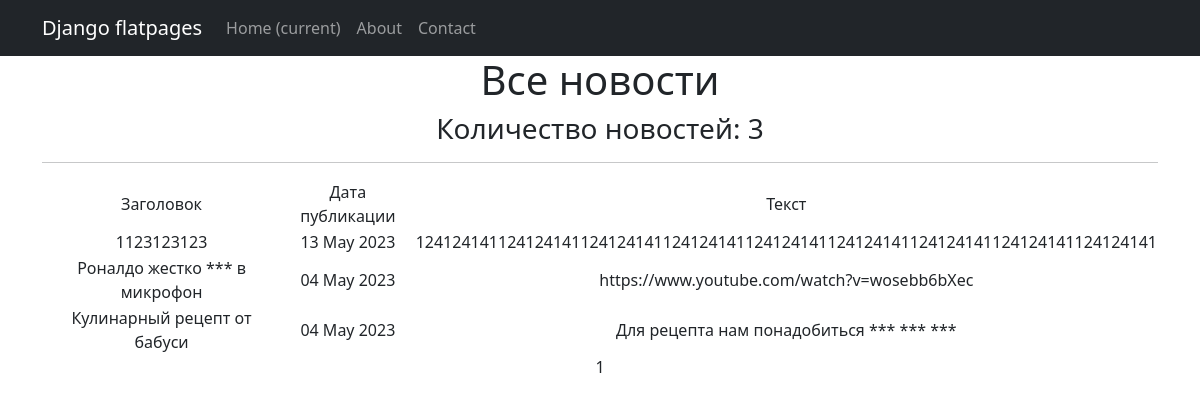
The page / on the database its author committed.
### portal/models.py (models this page shows, shortened)
class Post(models.Model):
    author = models.ForeignKey(User, on_delete=models.CASCADE)
    type = models.BooleanField(default=False) #False - новость, true - статья
    create_time = models.DateTimeField(auto_now_add=True)
    name = models.CharField(max_length=100)
    text = models.TextField()
    rating = models.IntegerField(default = 0)
    category = models.ManyToManyField(Category, through='PostCategory')

### portal/views.py (the view)
# urls.py: path('', ProductsList.as_view(), name='product_list'),
class ProductsList(ListView):
    model = Post
    ordering = '-create_time'
    template_name = 'products.html'
    context_object_name = 'products'
    paginate_by = 10  # вот так мы можем указать количество записей на странице
    def get_queryset(self):
        queryset = super().get_queryset()
        self.filterset = ProductFilter(self.request.GET, queryset)
        return self.filterset.qs
    def get_context_data(self, **kwargs):
        context = super().get_context_data(**kwargs)
        context['filterset'] = self.filterset
        return context

### portal/templatetags/custom_filters.py (called while the page is built)
@register.filter()
def censor(text):
   bad_words = ['рыгнул', 'бла']
   for word in bad_words:
      if word in text.lower():
         text = text.replace(word, '***')
   return text

### templates/products.html (shortened to what this page needs)
{% extends 'flatpages/default.html' %}
{% load custom_filters %}
{% block content %}
   <h1>Все новости</h1>
   <h3>Количество новостей: {{ products|length }}</h3>
   <hr>
   {% if products %}
       <table>
           <tr>
               <td>Заголовок</td>
               <td>Дата публикации</td>
               <td>Текст</td>
           </tr>
           {% for product in products %}
           <tr>
               <td>{{ product.name|censor }}</td>
               <td>{{ product.create_time|date:'d M Y' }}</td>
               <td>{{ product.text|truncatewords:20|censor }}</td>
           </tr>
           {% endfor %}
       </table>
   {% else %}
       <h2>Новостей нет!</h2>
   {% endif %}
   {{ page_obj.number }}
{% endblock content %}

### templates/flatpages/default.html (shortened to what this page needs)
<!DOCTYPE html>
<html lang="en">
    <head>
        {% load static %}
        <link href="{% static 'css/styles.css' %}" rel="stylesheet" />
    </head>
    <body>
       <nav class="navbar navbar-expand-lg navbar-dark bg-dark static-top">
   <div class="container">
       <a class="navbar-brand" href="#">Django flatpages</a>
       <div class="collapse navbar-collapse" id="navbarResponsive">
           <ul class="navbar-nav ml-auto">
               <li class="nav-item active">
                   <a class="nav-link" href="#">Home
                       <span class="sr-only">(current)</span>
                   </a>
               </li>
               <li class="nav-item">
                   <a class="nav-link" href="/about/">About</a>
               </li>
               <li class="nav-item">
                   <a class="nav-link" href="/contacts/">Contact</a>
               </li>
           </ul>
       </div>
   </div>
</nav>
<div class="container">
   <div class="row">
       <div class="col-lg-12 text-center">
           {% block content %}{% endblock content %}
       </div>
   </div>
</div>
    </body>
</html>

### rows shown on the page
Post: name|censor "1123123123", create_time "13 May 2023", text|censor "124124141124124141124124141124124141124124141124124141124124141124124141124124141"
Post: name|censor "Роналдо жестко *** в микрофон", create_time "04 May 2023", text|censor "https://www.youtube.com/watch?v=wosebb6bXec"
Post: name|censor "Кулинарный рецепт от бабуси", create_time "04 May 2023", text|censor "Для рецепта нам понадобиться *** *** ***"

### other values the page prints
{{ products|length }} "3"
{{ page_obj.number }} "1"
